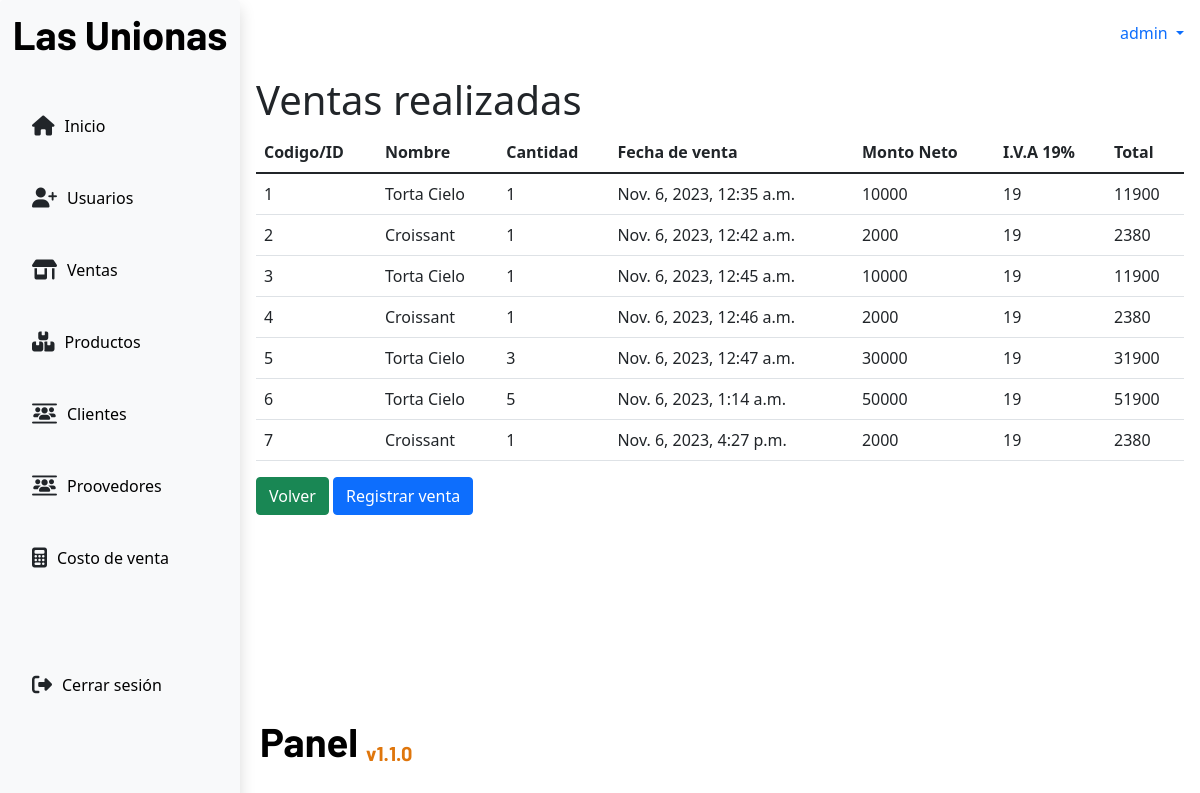
The page /sales/ (signed in) on the database its author committed.
### app/models.py (models this page shows, shortened)
class Sales(models.Model):
    product = models.ForeignKey(ProductsInventory, on_delete=models.PROTECT)
    amount = models.PositiveIntegerField(null=False)
    saleDate = models.DateTimeField(auto_now_add=True)
    subtotal = models.PositiveIntegerField(null=False)
    iva = models.PositiveBigIntegerField(null=False)
    total = models.PositiveIntegerField(null=False)
    seller = models.ForeignKey(UserCollaborator,on_delete=models.PROTECT)

class ProductsInventory(models.Model):
    name = models.CharField(max_length=100,null=False)
    price = models.PositiveIntegerField(null=False)
    category = models.ForeignKey(CategoryProduct, on_delete=models.PROTECT)
    elabDate = models.DateField()
    expDate = models.DateField()
    stock = models.PositiveIntegerField(null=False)

### app/views.py (the view)
# urls.py: path('sales/',views.salesTable,name='salesTable'),
def salesTable(request):
    role = request.session.get("role")
    sold_products = Sales.objects.all()
    if role == "Admin" or role == "NormalUser":
        return render(request,'sales/salesTable.html', {"sales": sold_products})
    else:
        return redirect("/")

### app/context_processors.py (called while the page is built)
def get_username(request):
    username = request.session.get('username', None)
    return {
        "username": username
    }

def get_role(request):
    role = request.session.get("role")
    return {
        "role": role
    }

def get_low_stock(request):
    low_stock = request.session.get("low_stock")
    return {
        "low_stock": low_stock
    }

### app/templates/sales/salesTable.html
{% extends 'base.html' %}
{% block content %}
<div>
    <h1>Ventas realizadas</h1>
</div>
<div>
    <table class="table">
        <thead>
            <tr>
                <th>Codigo/ID</th>
                <th>Nombre</th>
                <th>Cantidad</th>
                <th>Fecha de venta</th>
                <th>Monto Neto</th>
                <th>I.V.A 19%</th>
                <th>Total</th>
            </tr>
        </thead>
        <tbody>
            {% for data in sales %}
                <tr>
                    <td>{{data.id}}</td>
                    <td>{{data.product.name}}</td>
                    <td>{{data.amount}}</td>
                    <td>{{data.saleDate}}</td>
                    <td>{{data.subtotal}}</td>
                    <td>{{data.iva}}</td>
                    <td>{{data.total}}</td>
                </tr>
            {% endfor %}
        </tbody>
    </table>
</div>
<div>
    <a class="btn btn-success" href="{% url 'home'%}">Volver</a>
    <a class="btn btn-primary" href="{% url 'sell'%}">Registrar venta</a>
</div>
{% endblock content %}

### app/static/css/panel.css (style rules this page uses)
:root { --titles: "Barlow", sans-serif; --primary: #1ea4a2; --primary: #1ea4a2; --light: #eef0f4; --grey: #fafafa; --black: #06070a; --blackclaire: #1d2125; --oceanBlue: #172d4f; }
* { box-sizing: border-box; margin: 0; padding: 0; }
html, body { min-height: 100%; height: 100%; }

### rows shown on the page
Sales: id "1", product.name "Torta Cielo", amount "1", saleDate "Nov. 6, 2023, 12:35 a.m.", subtotal "10000", iva "19", total "11900"
Sales: id "2", product.name "Croissant", amount "1", saleDate "Nov. 6, 2023, 12:42 a.m.", subtotal "2000", iva "19", total "2380"
Sales: id "3", product.name "Torta Cielo", amount "1", saleDate "Nov. 6, 2023, 12:45 a.m.", subtotal "10000", iva "19", total "11900"
Sales: id "4", product.name "Croissant", amount "1", saleDate "Nov. 6, 2023, 12:46 a.m.", subtotal "2000", iva "19", total "2380"
Sales: id "5", product.name "Torta Cielo", amount "3", saleDate "Nov. 6, 2023, 12:47 a.m.", subtotal "30000", iva "19", total "31900"
Sales: id "6", product.name "Torta Cielo", amount "5", saleDate "Nov. 6, 2023, 1:14 a.m.", subtotal "50000", iva "19", total "51900"
Sales: id "7", product.name "Croissant", amount "1", saleDate "Nov. 6, 2023, 4:27 p.m.", subtotal "2000", iva "19", total "2380"

### other values the page prints
{{ username }} "admin"
